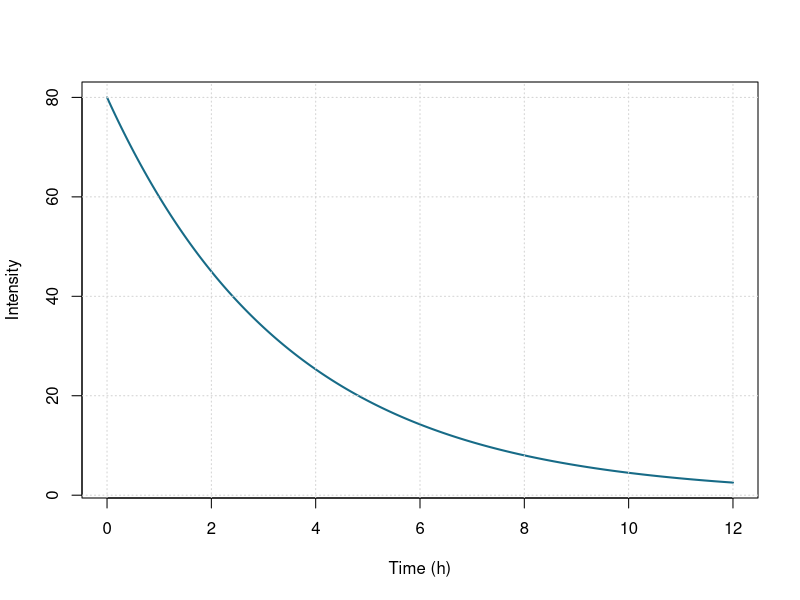

Write the R code that produced this figure.
# Applied investigation: Decay of a fluorescent signal
# 1. Define the input domain and model
x <- seq(0, 12, length.out = 301)
y <- 80*0.75^x

# 2. Inspect numerical predictions
idx <- unique(round(seq(1, length(x), length.out = 5)))
print(data.frame(input = x[idx], output = y[idx]))

# 3. Visualize the model with labeled axes
plot(x, y, type = "l", lwd = 2, col = "#176B87",
     xlab = "Time (h)", ylab = "Intensity")
grid()

# 4. Check the sampled output range
print(range(y))
